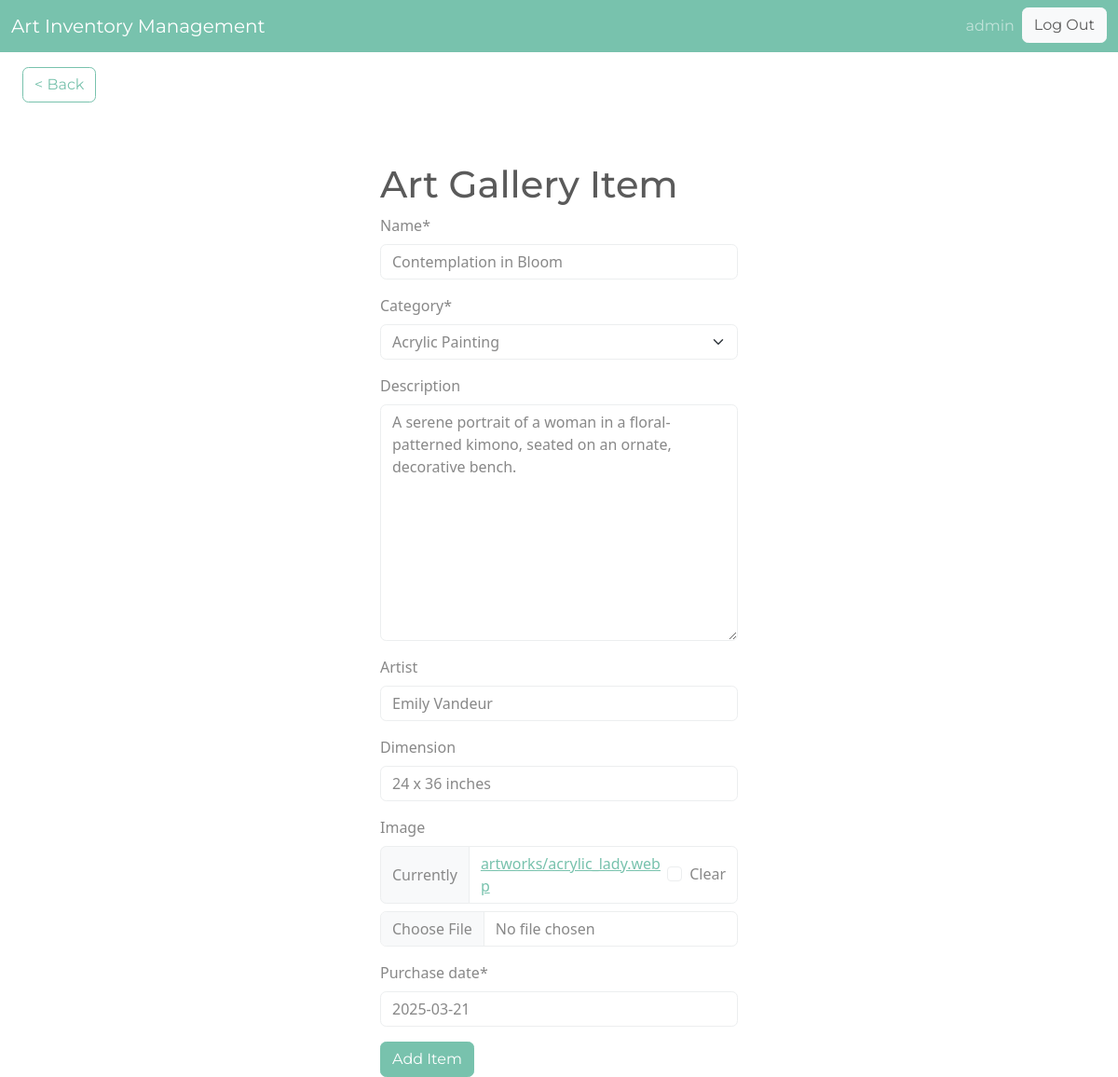
/edit-item/10 (signed in), run on the app's committed database.
### asset/models.py (models this page shows, shortened)
class InventoryItem(models.Model):
    name = models.CharField(max_length=200)
    description = models.TextField(blank=True, null=True)
    artist = models.CharField(max_length=200, blank=True, null=True)
    dimension = models.CharField(max_length=200, blank=True, null=True)
    category = models.ForeignKey('Category', on_delete=models.SET_NULL, blank=True, null=True)
    image = models.ImageField(upload_to='artworks/', blank=True)  # this will store the image in a folder named 'artworks'
    purchase_date = models.DateField()
    user = models.ForeignKey(User, on_delete=models.CASCADE)

class Category(models.Model):
    name = models.CharField(max_length=200)
    class Meta:
        verbose_name_plural = 'categories'
    def __str__(self):
        return self.name

### asset/views.py (the view)
# urls.py: path('edit-item/<int:pk>', EditItem.as_view(), name='edit-item'),
class EditItem(LoginRequiredMixin, UpdateView):
	model = InventoryItem
	form_class = InventoryItemForm
	template_name = 'asset/item_form.html'
	success_url = reverse_lazy('dashboard')

### asset/forms.py
class InventoryItemForm(forms.ModelForm):
	category = forms.ModelChoiceField(queryset=Category.objects.all(), initial=0)
	class Meta:
		model = InventoryItem
		fields = ['name', 'category', 'description', 'artist', 'dimension', 'image', 'purchase_date']

### asset/templates/asset/item_form.html (shortened to what this page needs)
{% extends 'asset/base.html' %}
{% load crispy_forms_tags %}
{% block content %}
    <a href="{% url 'dashboard' %}" class="btn btn-outline-primary my-3 mx-4"> &lt; Back</a>
    <div class="row">
         <div class="col-11 col-md-4 mx-auto mt-5">
            <h1>Art Gallery Item</h1>
            <form method="POST" enctype="multipart/form-data">
                {{ form|crispy }}
                <div class="mt-3">
                    <button class="btn btn-primary">Add Item</button>
                </div>
            </form>
         </div>
    </div>
{% endblock content %}

### asset/templates/asset/navigation.html (shortened to what this page needs)
<nav class="navbar bg-primary navbar-expand-lg" data-bs-theme="dark">
    <div class="container-fluid">
        <a class="navbar-brand" href="{% url 'index' %}">
            Art Inventory Management
        </a>
        <div class="collapse navbar-collapse justify-content-end" id="navbarNav">
            <ul class="navbar-nav">
                {% if user.is_authenticated %}
                    <li class="nav-item">
                        <a class="nav-link" href="#">{{ user.username}}</a>
                    </li>
                    <form class='nav-item' method="post" action="{% url 'logout' %}">
                        <button class='btn btn-light' type="submit">Log Out</button>
                    </form>
                {% endif %}
            </ul>
        </div>
    </div>
</nav>

### data on the page
InventoryItem: name "Contemplation in Bloom", category "Acrylic Painting", description "A serene portrait of a woman in a floral-patterned kimono, seated on an ornate, decorative bench.", artist "Emily Vandeur", dimension "24 x 36 inches", purchase_date "2025-03-21"

### other printed values
{{ user.username }} "admin"
